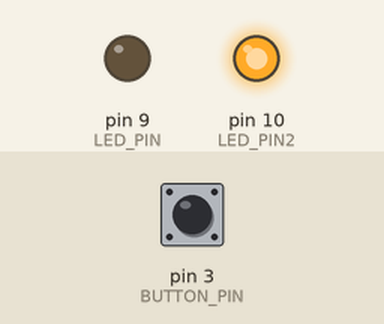
Recording of a sketch running on a simulated Arduino Uno, built with avr-gcc and run on an emulated ATmega328P. On the bench: output pins drawn as LEDs (lit = HIGH). Inputs (shaded band) come from the test bench; at power-on: pin 3 (BUTTON_PIN) LOW.

Above: at 1.2 s.
1.3 s: pin 3 (BUTTON_PIN) pulled HIGH for 0.15 s
At 2.1 s:
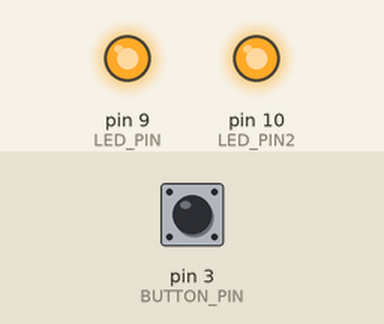
2.9 s: pin 3 (BUTTON_PIN) pulled HIGH for 1 s
At 3.3 s:
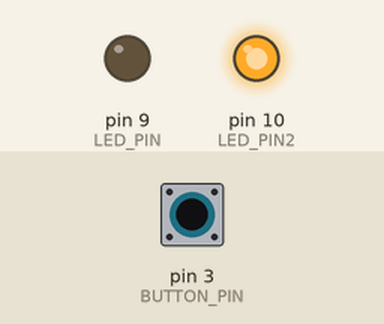
5.4 s: pin 3 (BUTTON_PIN) pulled HIGH for 3.2 s
At 6.4 s:
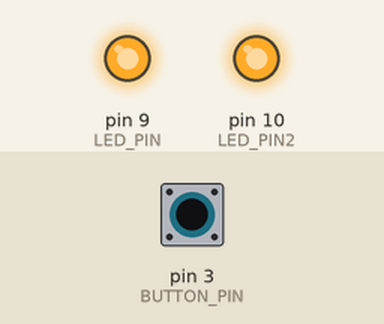
Timing chart, 0 to 8.4 s (numbered marks = the images above; inputs shaded):
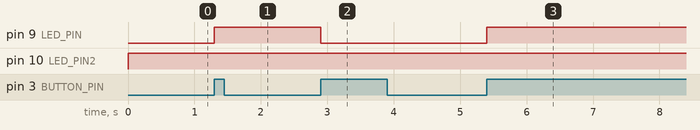

Measured:
- after the input at 1.3 s, pin 9 (LED_PIN): LOW → HIGH at once
- after the input at 2.9 s, pin 9 (LED_PIN): HIGH → LOW at once
- after the input at 5.4 s, pin 9 (LED_PIN): LOW → HIGH at once

The sketch:

sketch_startstopinterrupt2.ino
```cpp
#define LED_PIN 9
#define LED_PIN2 10
#define BUTTON_PIN 3
volatile byte ledState = LOW;

void setup() {
  pinMode(LED_PIN, OUTPUT);
  pinMode(LED_PIN2, OUTPUT);
  pinMode(BUTTON_PIN, INPUT);
  attachInterrupt(digitalPinToInterrupt(BUTTON_PIN), blinkLed, RISING);
}

void loop() {
  digitalWrite(LED_PIN2, true);
}

void blinkLed() {
  ledState = !ledState;
  digitalWrite(LED_PIN, ledState);
}
```
